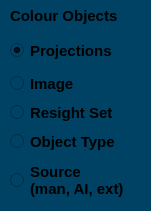
                   <widget class="QFrame" name="frame_42">
                    <property name="geometry">
                     <rect>
                      <x>10</x>
                      <y>250</y>
                      <width>151</width>
                      <height>211</height>
                     </rect>
                    </property>
                    <property name="styleSheet">
                     <string notr="true">background-color: rgb(0, 66, 100);border-radius:10px;</string>
                    </property>
                    <property name="frameShape">
                     <enum>QFrame::Shape::StyledPanel</enum>
                    </property>
                    <property name="frameShadow">
                     <enum>QFrame::Shadow::Raised</enum>
                    </property>
                    <widget class="QRadioButton" name="digitizing_color_reprojection">
                     <property name="geometry">
                      <rect>
                       <x>10</x>
                       <y>40</y>
                       <width>135</width>
                       <height>21</height>
                      </rect>
                     </property>
                     <property name="font">
                      <font>
                       <family>Segoe UI</family>
                       <pointsize>11</pointsize>
                       <bold>true</bold>
                      </font>
                     </property>
                     <property name="focusPolicy">
                      <enum>Qt::FocusPolicy::NoFocus</enum>
                     </property>
                     <property name="text">
                      <string notr="true">Projections</string>
                     </property>
                     <property name="checked">
                      <bool>true</bool>
                     </property>
                     <property name="autoExclusive">
                      <bool>false</bool>
                     </property>
                     <attribute name="buttonGroup">
                      <string notr="true">buttonGroup_digitizing_color_object</string>
                     </attribute>
                    </widget>
                    <widget class="QRadioButton" name="digitizing_color_object_type">
                     <property name="geometry">
                      <rect>
                       <x>10</x>
                       <y>131</y>
                       <width>135</width>
                       <height>21</height>
                      </rect>
                     </property>
                     <property name="font">
                      <font>
                       <family>Segoe UI</family>
                       <pointsize>11</pointsize>
                       <bold>true</bold>
                      </font>
                     </property>
                     <property name="focusPolicy">
                      <enum>Qt::FocusPolicy::NoFocus</enum>
                     </property>
                     <property name="text">
                      <string notr="true">Object Type</string>
                     </property>
                     <property name="checked">
                      <bool>false</bool>
                     </property>
                     <property name="autoExclusive">
                      <bool>false</bool>
                     </property>
                     <attribute name="buttonGroup">
                      <string notr="true">buttonGroup_digitizing_color_object</string>
                     </attribute>
                    </widget>
                    <widget class="QRadioButton" name="digitizing_color_resight_set">
                     <property name="geometry">
                      <rect>
                       <x>10</x>
                       <y>102</y>
                       <width>135</width>
                       <height>21</height>
                      </rect>
                     </property>
                     <property name="font">
                      <font>
                       <family>Segoe UI</family>
                       <pointsize>11</pointsize>
                       <bold>true</bold>
                      </font>
                     </property>
                     <property name="focusPolicy">
                      <enum>Qt::FocusPolicy::NoFocus</enum>
                     </property>
                     <property name="text">
                      <string notr="true">Resight Set</string>
                     </property>
                     <property name="checked">
                      <bool>false</bool>
                     </property>
                     <property name="autoExclusive">
                      <bool>true</bool>
                     </property>
                     <attribute name="buttonGroup">
                      <string notr="true">buttonGroup_digitizing_color_object</string>
                     </attribute>
                    </widget>
                    <widget class="QRadioButton" name="digitizing_color_source">
                     <property name="geometry">
                      <rect>
                       <x>10</x>
                       <y>160</y>
                       <width>135</width>
                       <height>40</height>
                      </rect>
                     </property>
                     <property name="font">
                      <font>
                       <family>Segoe UI</family>
                       <pointsize>11</pointsize>
                       <bold>true</bold>
                      </font>
                     </property>
                     <property name="focusPolicy">
                      <enum>Qt::FocusPolicy::NoFocus</enum>
                     </property>
                     <property name="text">
                      <string notr="true">Source
(man, AI, ext)</string>
                     </property>
                     <property name="checked">
                      <bool>false</bool>
                     </property>
                     <property name="autoExclusive">
                      <bool>false</bool>
                     </property>
                     <attribute name="buttonGroup">
                      <string notr="true">buttonGroup_digitizing_color_object</string>
                     </attribute>
                    </widget>
                    <widget class="QRadioButton" name="digitizing_color_image">
                     <property name="geometry">
                      <rect>
                       <x>10</x>
                       <y>73</y>
                       <width>135</width>
                       <height>21</height>
                      </rect>
                     </property>
                     <property name="font">
                      <font>
                       <family>Segoe UI</family>
                       <pointsize>11</pointsize>
                       <bold>true</bold>
                      </font>
                     </property>
                     <property name="focusPolicy">
                      <enum>Qt::FocusPolicy::NoFocus</enum>
                     </property>
                     <property name="text">
                      <string notr="true">Image</string>
                     </property>
                     <property name="checked">
                      <bool>false</bool>
                     </property>
                     <property name="autoExclusive">
                      <bool>false</bool>
                     </property>
                     <attribute name="buttonGroup">
                      <string notr="true">buttonGroup_digitizing_color_object</string>
                     </attribute>
                    </widget>
                    <widget class="QLabel" name="label_16">
                     <property name="geometry">
                      <rect>
                       <x>10</x>
                       <y>6</y>
                       <width>121</width>
                       <height>20</height>
                      </rect>
                     </property>
                     <property name="font">
                      <font>
                       <pointsize>11</pointsize>
                       <bold>true</bold>
                      </font>
                     </property>
                     <property name="text">
                      <string notr="true">Colour Objects</string>
                     </property>
                    </widget>
                   </widget>
